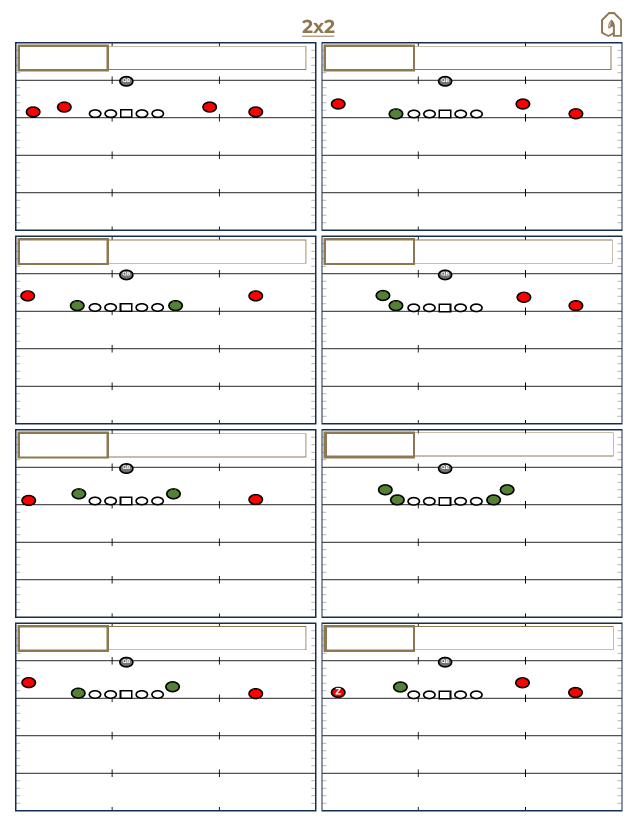
#> input picture formations/page_08.png, 1275 x 1650 px (shown at 1/2 size); its folder holds only this picture in this run
$ python extract_formations.py
#> lines starting #> are read from the running program, lines starting #| are printed output that depends on the picture
#!/usr/bin/env python3
"""Extract individual formation boxes from page images and save to public/formations/."""

import os
import json
from PIL import Image

SRC_DIR = os.path.join(os.path.dirname(__file__), '..', 'formations')
DST_DIR = os.path.join(os.path.dirname(__file__), '..', 'public', 'formations')

# Grid coordinates discovered by pixel analysis (1275x1650 pages)
ROWS = [(84, 462), (471, 849), (858, 1236), (1245, 1623)]
COLS = [(30, 612), (643, 1244)]
WHITE_THRESHOLD = 0.97  # regions above this fraction of white pixels are considered empty


def white_fraction(img, x1, y1, x2, y2):
    region = img.crop((x1, y1, x2, y2))
    pixels = list(region.getdata())
    white = sum(1 for p in pixels if p[0] >= 248 and p[1] >= 248 and p[2] >= 248)
    return white / len(pixels)


def extract_page_title(img):
    """Extract the page title color from the top-center region (tan/gold text)."""
    # Title is in the top ~80px, centered. We can't read it without OCR,
    # so return None and let the caller supply the name.
    return None


def main():
    os.makedirs(DST_DIR, exist_ok=True)

    pages = sorted(f for f in os.listdir(SRC_DIR) if f.endswith('.png'))
    if not pages:
        print(f"No PNG files found in {SRC_DIR}")
        return

    manifest = []
    counter = 0

    for page_file in pages:
        page_path = os.path.join(SRC_DIR, page_file)
        img = Image.open(page_path).convert('RGB')
#> img is the input picture: PIL image 1275x1650 RGB; mean R, G, B 241.9, 241.5, 241.5
        W, H = img.size
#> W = 1275; H = 1650
        print(f"\nProcessing {page_file} ({W}x{H})...")
#> (printed output is left out)

        for row_idx, (y1, y2) in enumerate(ROWS):
            for col_idx, (x1, x2) in enumerate(COLS):
                frac = white_fraction(img, x1, y1, x2, y2)
                if frac >= WHITE_THRESHOLD:
                    print(f"  Skip row={row_idx} col={col_idx} (empty, {frac:.3f} white)")
                    continue

                counter += 1
                filename = f'formation_{counter:03d}.png'
                out_path = os.path.join(DST_DIR, filename)

                crop = img.crop((x1, y1, x2, y2))
                crop.save(out_path)

                manifest.append({
                    'filename': filename,
                    'imageUrl': f'/formations/{filename}',
                    'page': page_file,
                    'row': row_idx,
                    'col': col_idx,
                })
                print(f"  Saved {filename}  row={row_idx} col={col_idx}")
#> this loop made 4 passes
#> pass 1, in white_fraction, `region = img.crop((x1, y1, x2, y2))`:
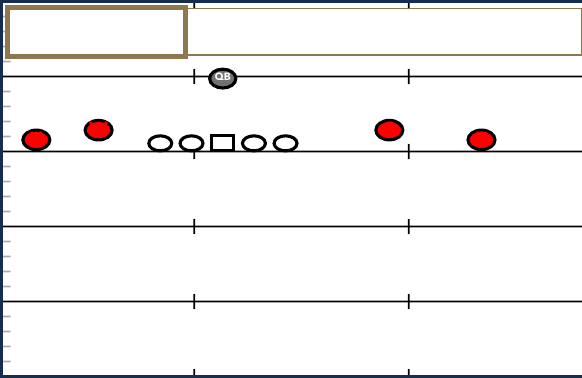
#> region: PIL image 582x378 RGB; mean R, G, B 241, 239.7, 239.8
#> pass 1, in white_fraction (call 2), `region = img.crop((x1, y1, x2, y2))`:
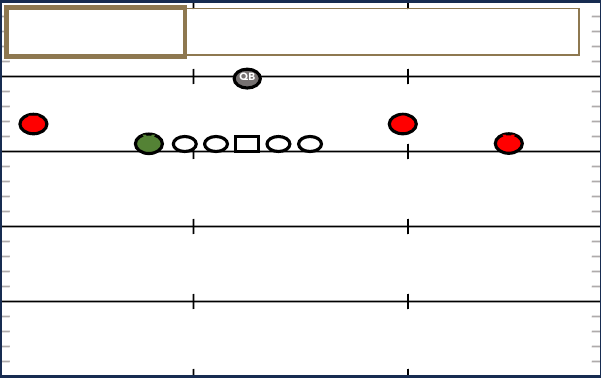
#> region: PIL image 601x378 RGB; mean R, G, B 240.9, 240.1, 240.1
#> pass 2, in white_fraction (call 3), `region = img.crop((x1, y1, x2, y2))`:
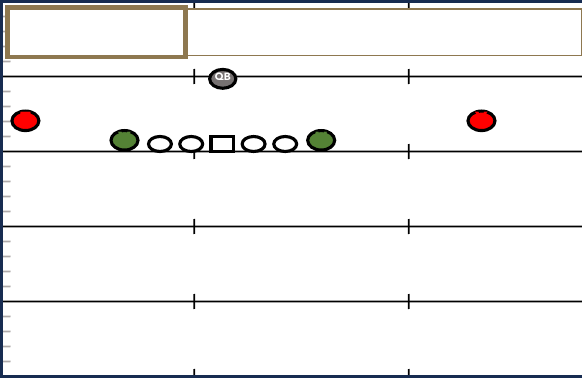
#> region: PIL image 582x378 RGB; mean R, G, B 240.7, 240.2, 240.1
#> pass 2, in white_fraction (call 4), `region = img.crop((x1, y1, x2, y2))`:
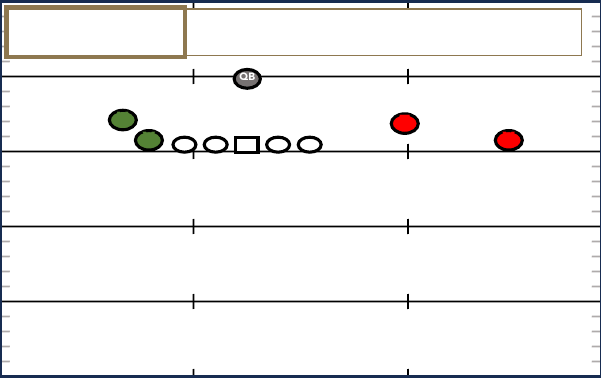
#> region: PIL image 601x378 RGB; mean R, G, B 240.8, 240.3, 240.3
#> after the loop:
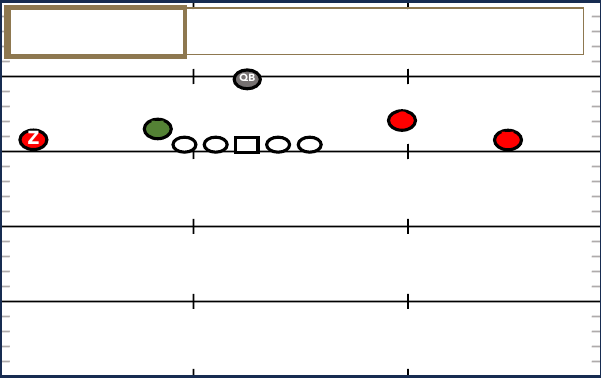
#> crop: PIL image 601x378 RGB; mean R, G, B 240.9, 240.1, 240.1
#> after the loop, counter = 8; manifest = 8 items

    print(f"\nDone. Extracted {len(manifest)} formations.")
#| Done. Extracted 8 formations.

    manifest_path = os.path.join(os.path.dirname(__file__), '..', 'formations_manifest.json')
    with open(manifest_path, 'w') as f:
        json.dump(manifest, f, indent=2)
    print(f"Manifest saved to formations_manifest.json")


if __name__ == '__main__':
    main()

$ run again, on formations/page_12.png
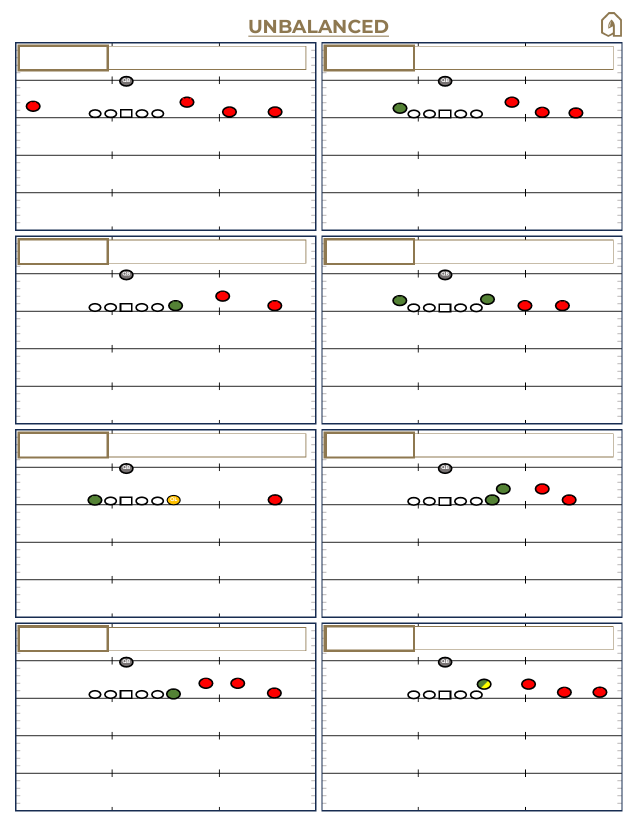
#> input picture formations/page_12.png, 1275 x 1650 px (shown at 1/2 size)
#> in main, img is the input picture: PIL image 1275x1650 RGB; mean R, G, B 242, 241.4, 241.4
#> (printed output is left out)
#> the loop in main, `for row_idx, (y1, y2) in enumerate(ROWS):` made 4 passes
#> pass 1, in white_fraction (call 2), `region = img.crop((x1, y1, x2, y2))`:
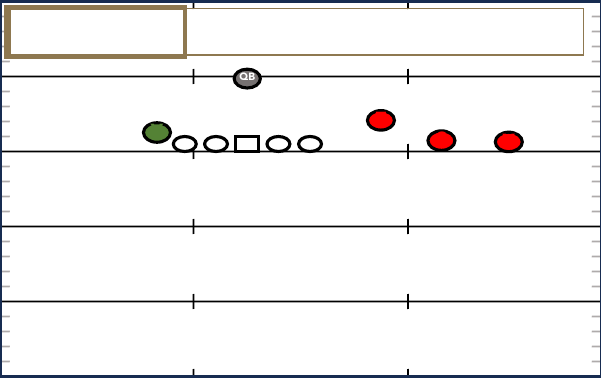
#> region: PIL image 601x378 RGB; mean R, G, B 240.9, 240, 240
#> after the loop in main, `for row_idx, (y1, y2) in enumerate(ROWS):`:
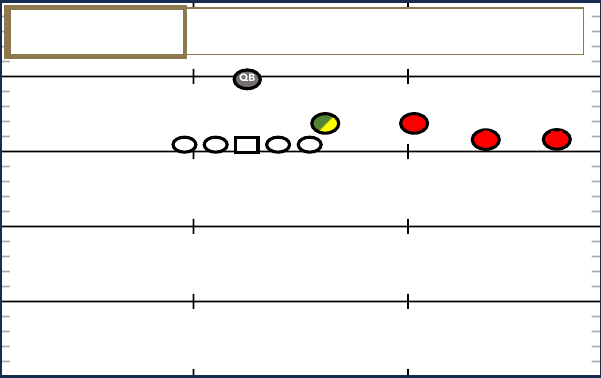
#> crop: PIL image 601x378 RGB; mean R, G, B 240.9, 240, 240
#> after the loop in main, `for row_idx, (y1, y2) in enumerate(ROWS):`: counter = 8; manifest = 8 items
#| Done. Extracted 8 formations.

$ run again, on formations/page_13.png
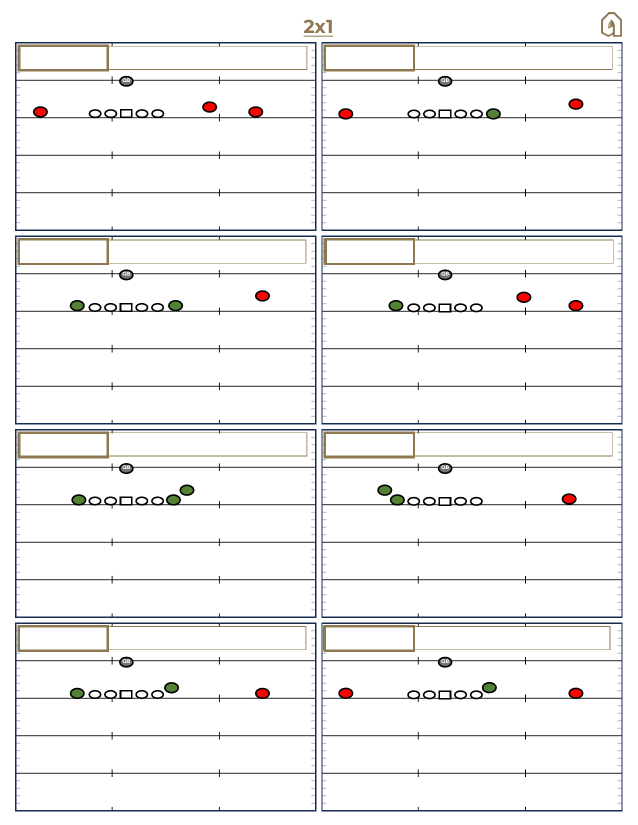
#> input picture formations/page_13.png, 1275 x 1650 px (shown at 1/2 size)
#> in main, img is the input picture: PIL image 1275x1650 RGB; mean R, G, B 242.2, 241.9, 242
#> (printed output is left out)
#> the loop in main, `for row_idx, (y1, y2) in enumerate(ROWS):` made 4 passes
#> pass 1, in white_fraction (call 2), `region = img.crop((x1, y1, x2, y2))`:
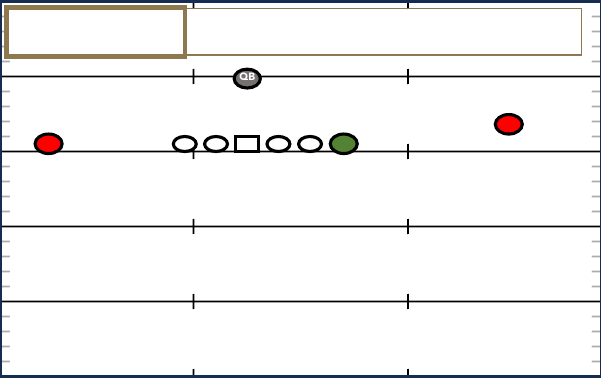
#> region: PIL image 601x378 RGB; mean R, G, B 241.2, 240.7, 240.7
#> after the loop in main, `for row_idx, (y1, y2) in enumerate(ROWS):`:
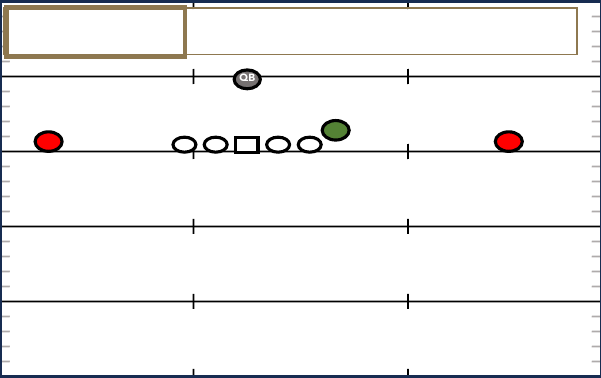
#> crop: PIL image 601x378 RGB; mean R, G, B 241.1, 240.6, 240.7
#> after the loop in main, `for row_idx, (y1, y2) in enumerate(ROWS):`: counter = 8; manifest = 8 items
#| Done. Extracted 8 formations.

$ run again, on formations/page_14.png
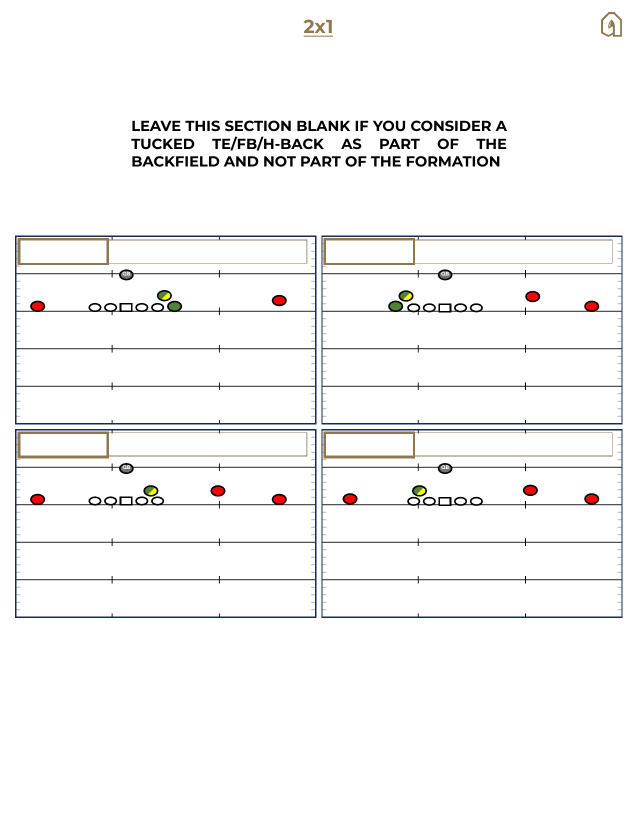
#> input picture formations/page_14.png, 1275 x 1650 px (shown at 1/2 size)
#> in main, img is the input picture: PIL image 1275x1650 RGB; mean R, G, B 246.1, 245.9, 245.8
#> (printed output is left out)
#> the loop in main, `for row_idx, (y1, y2) in enumerate(ROWS):` made 4 passes
#> pass 1, in white_fraction (call 2), `region = img.crop((x1, y1, x2, y2))`:
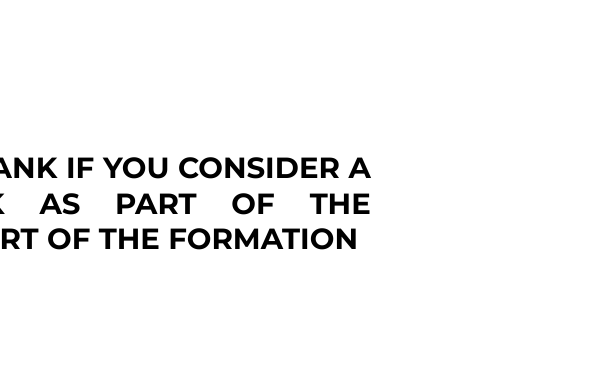
#> region: PIL image 601x378 RGB; min 0, max 255, mean 245
#> after the loop in main, `for row_idx, (y1, y2) in enumerate(ROWS):`:
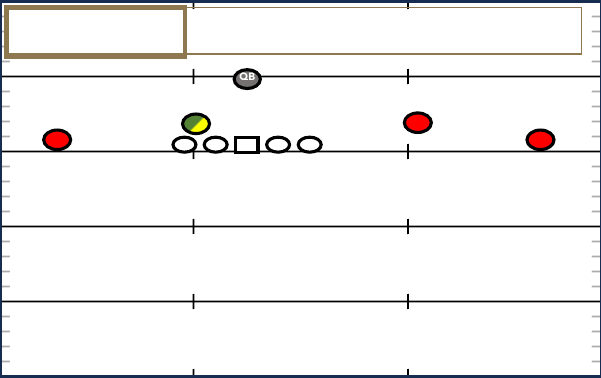
#> crop: PIL image 601x378 RGB; mean R, G, B 240.9, 240, 239.9
#> after the loop in main, `for row_idx, (y1, y2) in enumerate(ROWS):`: counter = 6; manifest = 6 items
#| Done. Extracted 6 formations.
